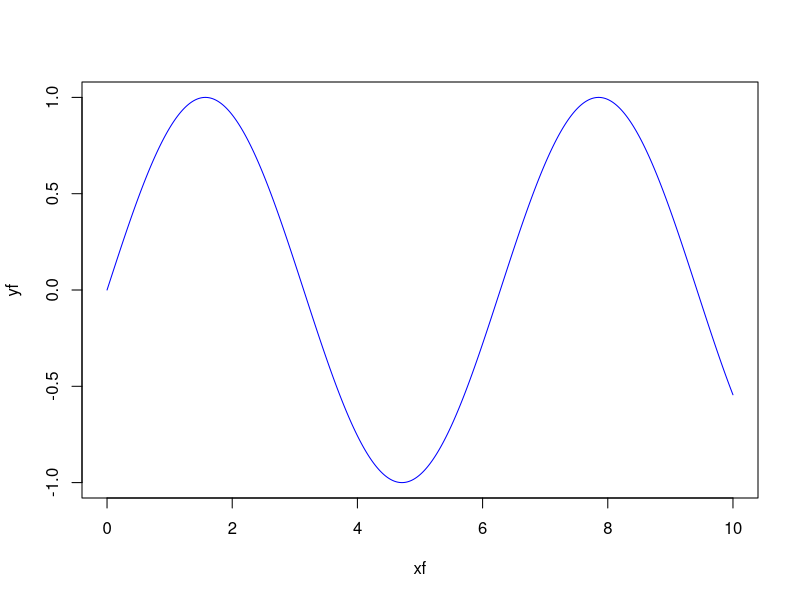
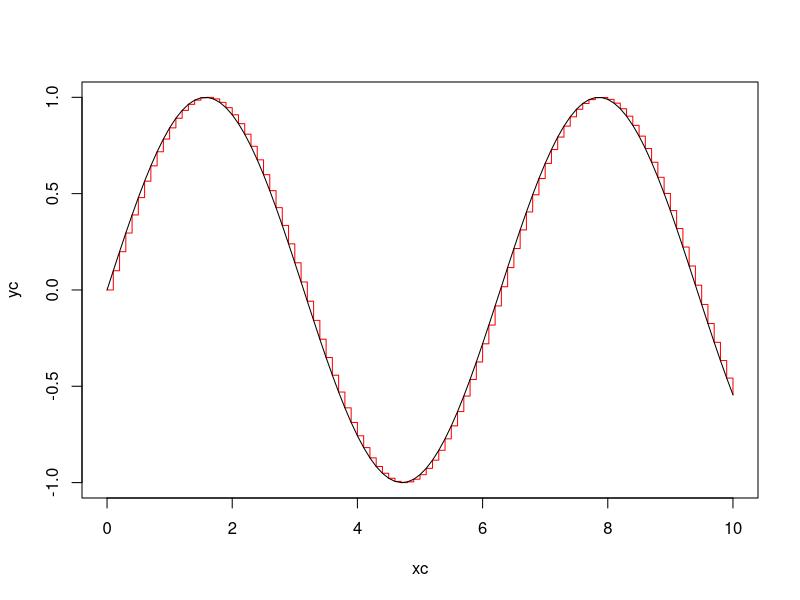

The R script that drew these images, in order:
rm(list = ls())
graphics.off()

# Numerical integration with a fine data (assuming absense of measurement error)
a <- 0
b <- 10

dxf <- 0.01 # f stands for fine
xf <- seq(from = a, to = b, by = dxf)
yf <- sin(xf)
plot(yf ~ xf, type = "l", col = "blue")

dxc <- 0.1  # c stands for course data
xc <- seq(from = a, to = b, by = dxc)
yc <- sin(xc)

plot(yc ~ xc, type = "s", col = "red")
curve(sin(x), add = TRUE, col = "black")

n <- length(yc)

# Left-rectangle rule
area1 <- 0

for (i in 1:(n-1)) {
  area1 <- area1 + yc[i]*dxc
}

# Right-rectangle rule
area2 <- 0

for (i in 2:n) {
  area2 <- area2 + yc[i]*dxc
}

# Trapezoid rule
area3 <- 0

for (i in 1:(n-1)) {
  area3 <- area3 + (dxc / 2)*(yc[i] + yc[i+1])
}
